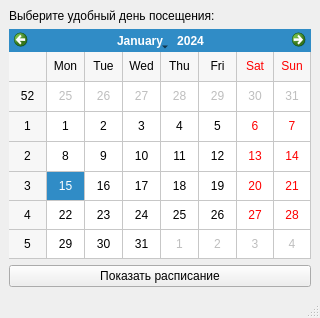
<?xml version="1.0" encoding="UTF-8"?>
<ui version="4.0">
 <class>MainWindow</class>
 <widget class="QMainWindow" name="MainWindow">
  <property name="geometry">
   <rect>
    <x>0</x>
    <y>0</y>
    <width>320</width>
    <height>318</height>
   </rect>
  </property>
  <property name="windowTitle">
   <string>Выбор дня</string>
  </property>
  <widget class="QWidget" name="centralwidget">
   <layout class="QVBoxLayout" name="verticalLayout">
    <item>
     <widget class="QLabel" name="label">
      <property name="text">
       <string>Выберите удобный день посещения:</string>
      </property>
     </widget>
    </item>
    <item>
     <widget class="QCalendarWidget" name="date">
      <property name="minimumDate">
       <date>
        <year>2020</year>
        <month>10</month>
        <day>1</day>
       </date>
      </property>
      <property name="gridVisible">
       <bool>true</bool>
      </property>
     </widget>
    </item>
    <item>
     <widget class="QPushButton" name="pushButton">
      <property name="text">
       <string>Показать расписание</string>
      </property>
     </widget>
    </item>
   </layout>
  </widget>
  <widget class="QMenuBar" name="menubar">
   <property name="geometry">
    <rect>
     <x>0</x>
     <y>0</y>
     <width>320</width>
     <height>22</height>
    </rect>
   </property>
  </widget>
  <widget class="QStatusBar" name="statusbar"/>
 </widget>
 <resources/>
 <connections/>
</ui>
